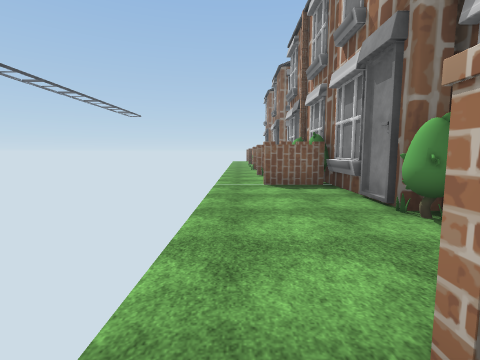
view 1 (above)

18 first-person views from a walk through a scene from a Unity 3-D project. The camera is 1.5 m above the floor, tilts 6° down and sees 85° across. The floor is counted in squares, 2 m on a side. Each view is taken from the middle of a square. On the plan, view 1 faces up. The plan holds only what a view shows up to about 9 squares ahead; the rest is blank. The place goes on beyond the plan. Some surface patterns are stand-ins.

view 2
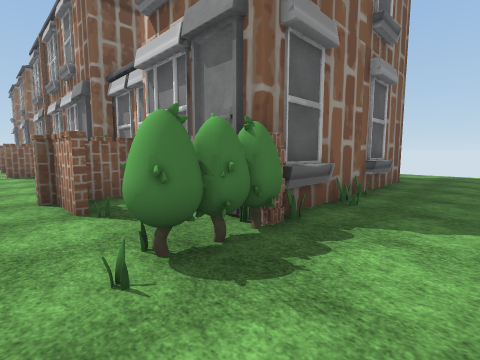

view 3
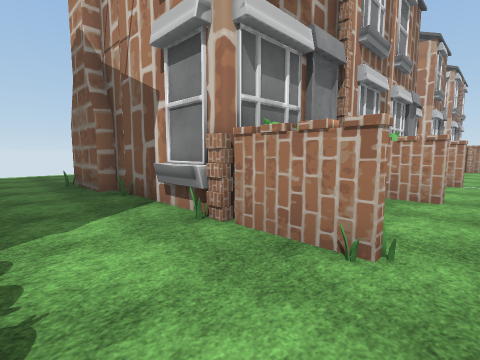

view 4
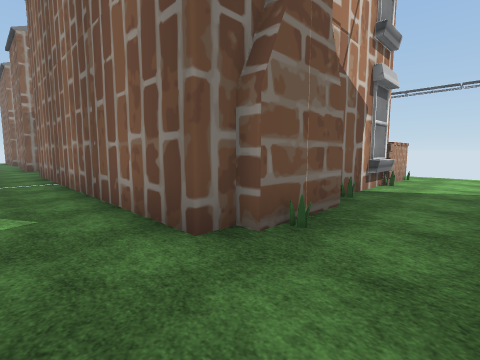

view 5
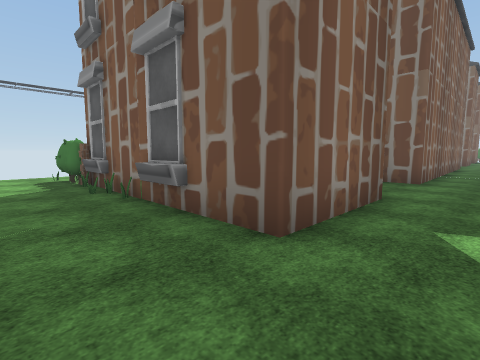

view 6
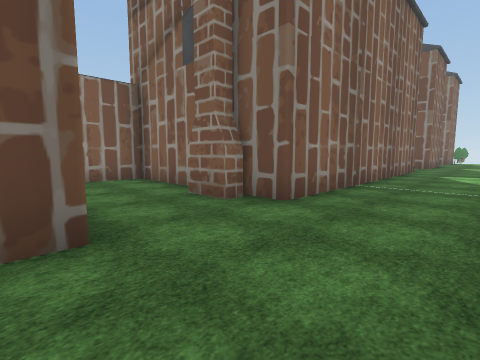

view 7
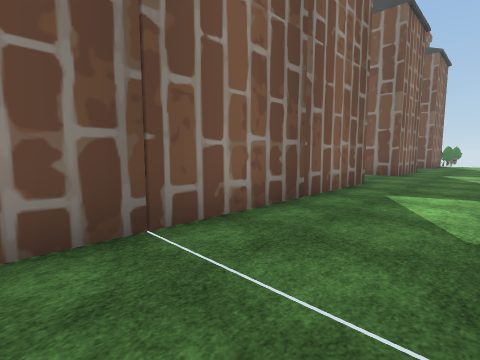

view 8
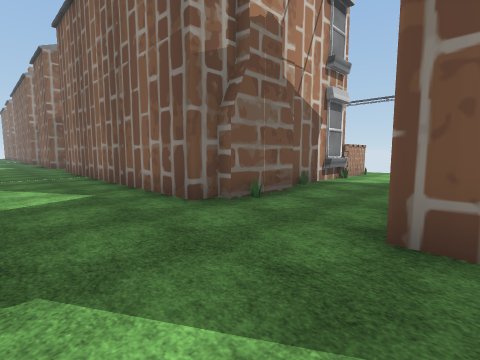

view 9
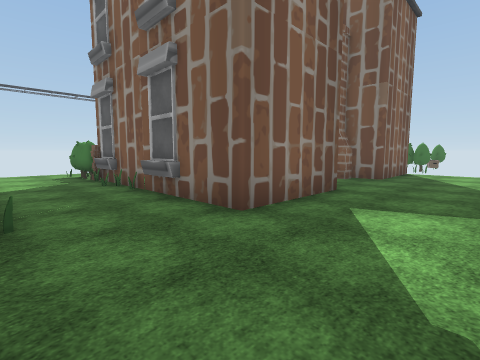

view 10
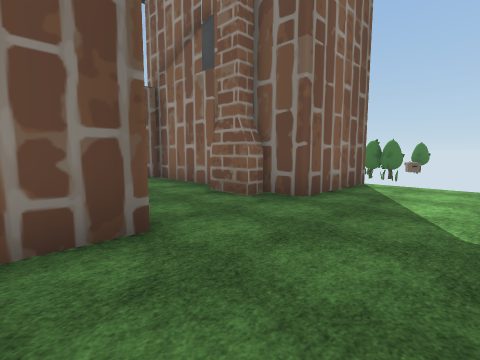

view 11
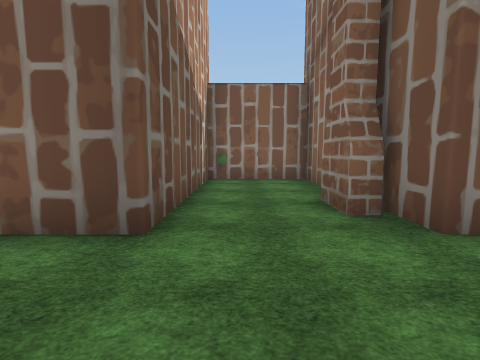

view 12
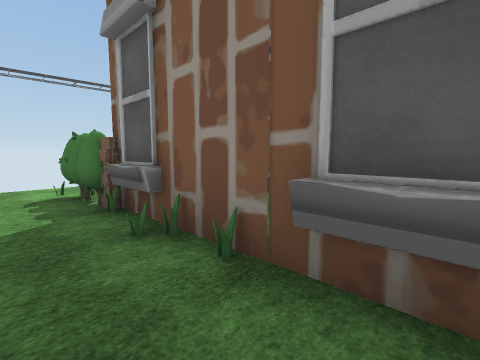

view 13
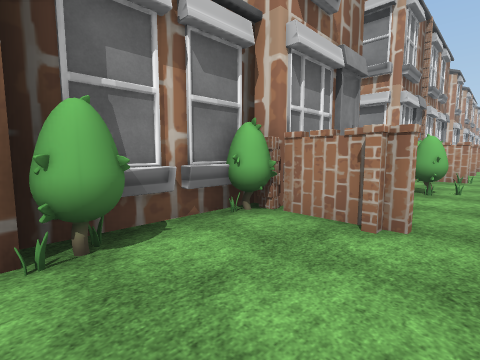

view 14
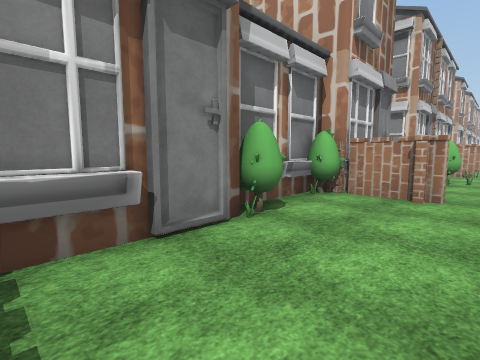

view 15
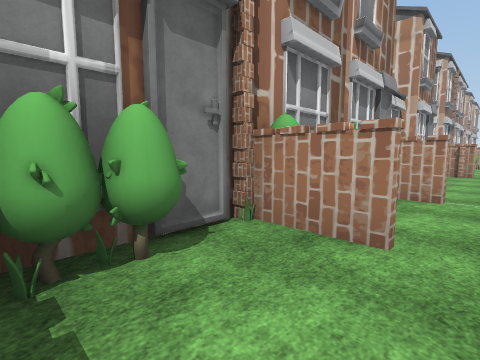

view 16
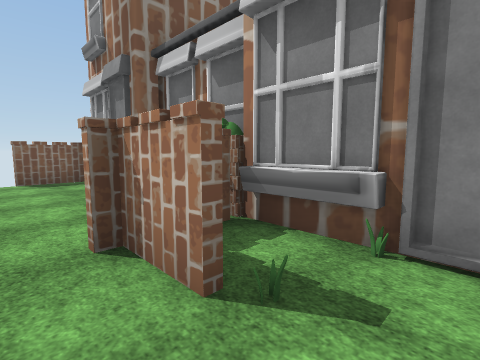

view 17
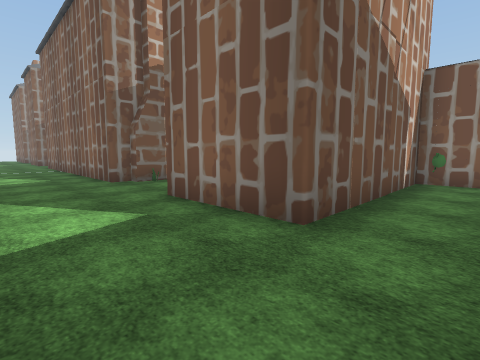

view 18
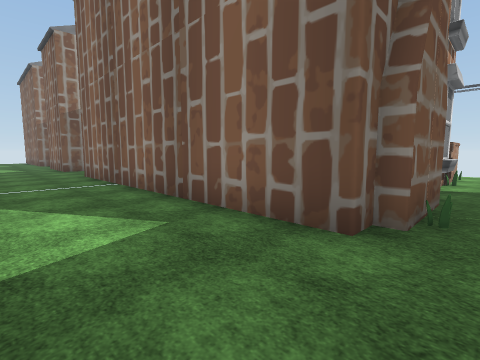

### Floor plan
Key: @ floor where view 1 was taken; # wall or solid block; . floor; B bush; O other object.
Columns run from 0 left of view 1 to 10 right of it. Each row starts with its distance up from view 1.
 23  ##     #
 22 ..#     ...
 21 ..##    ...
 20 ..O###OO...
 19 .OBO.......
 18 .OBO.......
 17 .##O##OO...
 16 .##  #  ...
 15 .O##### ...
 14 .B .OO.....
 13 .OB........
 12 .#O.OOOO...
 11 .OB#    ...
 10 .OB     ...
  9 .#O     ...
  8 ..B     O..
  7 .BO     O..
  6 .#      ...
  5 ..#     ...
  4 ..## #  ...
  3 .OB#O.OO...
  2 ..#O.......
  1 .#BO.......
  0 @#      ...
 -1 .O      ...
 -2 OBOOOO#O...
 -3 .OB.O......
 -4 ..O....O...
 -5 .OO#OOOO...
 -6 ..      ...
 -7 ..      ...
 -8 .#      ...
 -9 ..      ...
-10 .O    OOO..
-11 .#O     O..
-12 ..      O..
-13         #

Positions as (right, up) in squares from view 1, and headings:
1: (0, 0), facing up
2: (0, -4), facing up-right
3: (0, -3), facing down-right
4: (9, -3), facing down-left
5: (9, -4), facing up-left
6: (10, 0), facing up-left
7: (10, 5), facing up-left
8: (10, 15), facing down-left
9: (10, 12), facing up-left
10: (10, 16), facing up-left
11: (10, 18), facing left
12: (6, 13), facing up-left
13: (0, 20), facing down-right
14: (0, 22), facing down-right
15: (0, 11), facing down-right
16: (0, 15), facing up-right
17: (10, 2), facing down-left
18: (10, -4), facing down-left
